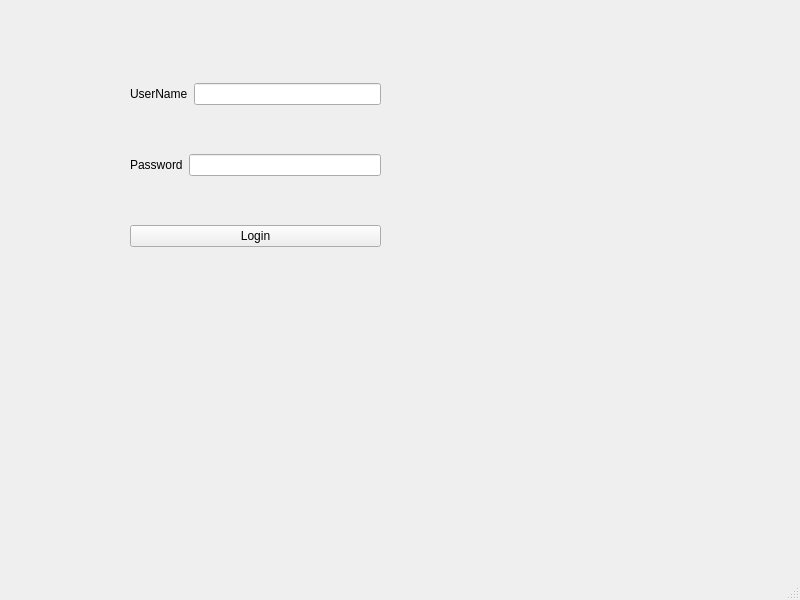
<?xml version="1.0" encoding="UTF-8"?>
<ui version="4.0">
 <class>MainWindow</class>
 <widget class="QMainWindow" name="MainWindow">
  <property name="geometry">
   <rect>
    <x>0</x>
    <y>0</y>
    <width>800</width>
    <height>600</height>
   </rect>
  </property>
  <property name="windowTitle">
   <string>MainWindow</string>
  </property>
  <widget class="QWidget" name="centralwidget">
   <widget class="QWidget" name="">
    <property name="geometry">
     <rect>
      <x>130</x>
      <y>40</y>
      <width>251</width>
      <height>251</height>
     </rect>
    </property>
    <layout class="QVBoxLayout" name="verticalLayout">
     <item>
      <layout class="QHBoxLayout" name="horizontalLayout">
       <item>
        <widget class="QLabel" name="label_UsefrName">
         <property name="text">
          <string>UserName</string>
         </property>
        </widget>
       </item>
       <item>
        <widget class="QLineEdit" name="lineEdit_Username"/>
       </item>
      </layout>
     </item>
     <item>
      <layout class="QHBoxLayout" name="horizontalLayout_2">
       <item>
        <widget class="QLabel" name="label_Password">
         <property name="text">
          <string>Password</string>
         </property>
        </widget>
       </item>
       <item>
        <widget class="QLineEdit" name="lineEdit_Password"/>
       </item>
      </layout>
     </item>
     <item>
      <widget class="QPushButton" name="pushButton_Login">
       <property name="text">
        <string>Login</string>
       </property>
      </widget>
     </item>
    </layout>
   </widget>
  </widget>
  <widget class="QMenuBar" name="menubar">
   <property name="geometry">
    <rect>
     <x>0</x>
     <y>0</y>
     <width>800</width>
     <height>26</height>
    </rect>
   </property>
  </widget>
  <widget class="QStatusBar" name="statusbar"/>
 </widget>
 <resources/>
 <connections/>
</ui>
